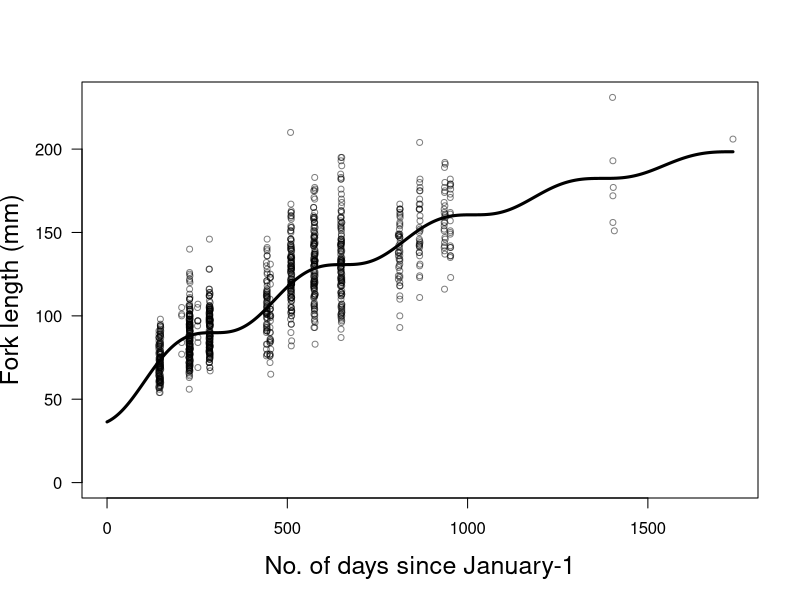
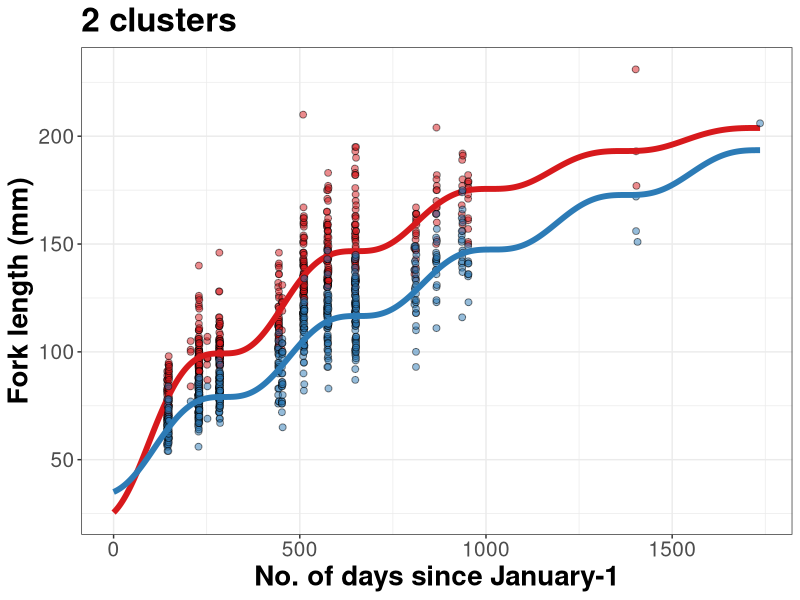
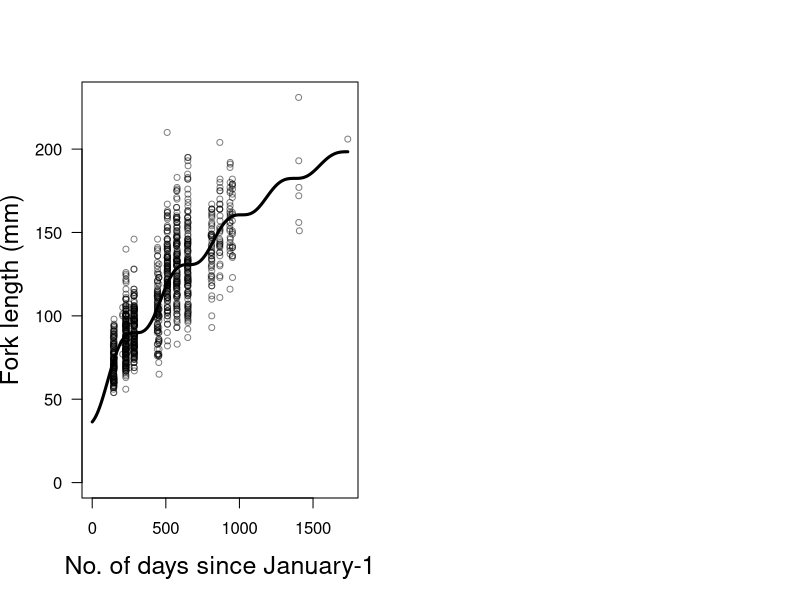
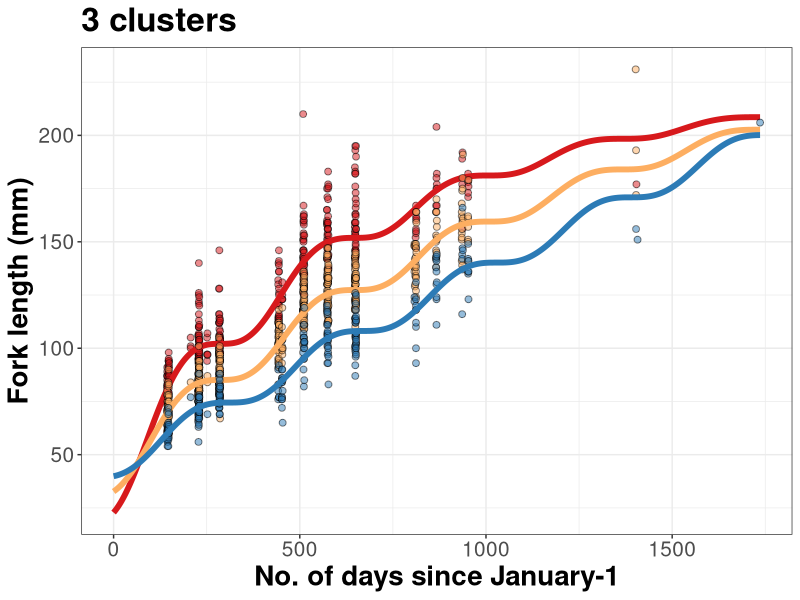

Generate these figures, in order, with R: (Note: this script raises an error after producing the figures.)
## ---- chunk 1
knitr::opts_chunk$set(echo = TRUE)
## ---- chunk 2

# reset environment
rm(list=ls(all.names=T))

# load package
library("dplyr")
require(ggplot2)
require(flexmix)
library(RColorBrewer)

# plot setting
theme_set(
  theme_bw() +
    theme(title = element_text(size=20, family="sans", face="bold"),
          axis.title = element_text(size=20, family="sans", face="bold"),
          axis.text = element_text(size=15, family="sans"),
          legend.title = element_text(size = 15, family="sans", face="bold"),
          legend.text = element_text(size = 15, family="sans"),
          legend.position = 'right')
  )

## ---- chunk 3

# copy iput file
# file.copy("/Users/nodashouhei/R/20240802_WRFS_Omi_mark-recapture/output/id_list.csv","./input_data/id_list.csv")
# file.copy("/Users/nodashouhei/R/20240802_WRFS_Omi_mark-recapture/output/rawdata_filtered.csv","./input_data/rawdata_filtered.csv")

# AIC and BIC list
aic_bic <- data.frame(clu = c(),
                      aic = c(),
                      bic = c())

## ---- chunk 4
# number of k
kk <- 2

# output name
csv_name <- paste("./output/k", kk, "_data.csv", sep = "")

# read data
data <- read.csv("input_data/rawdata_filtered.csv")

# filtering
# remove individuals only captured once
data <- data %>%
  filter(cohort == 2016,
         treatment == 'early' | treatment == 'late' | treatment == 'control')

## von bertalanffy growth model ----------------------------------------------
sbgm <- function(lmax,lmin,a1,theta,t0=0,t){
  (lt <- lmax-(lmax-lmin)*exp(-a1*(t-t0)-180*a1/pi*(cos(pi*(t0+theta)/180)-cos(pi*(t+theta)/180))))
}

# functions
llsbgm <- function(para,data){
  lmax <- exp(para[1])
  lmin <- exp(para[2])
  a1 <- exp(para[3])
  theta <- para[4]
  t <- data[,1]
  lobs <- data[,2]
  ll <- -log(dnorm(log(lobs),log(sbgm(lmax,lmin,a1,theta,t=t)),sd=sd(log(lobs))))
  sum(ll)
}

llsbgm2 <- function(para,data){
  lmax <- exp(para[1])
  lmin <- exp(para[2])
  a1 <- exp(para[3])
  theta <- para[4]
  t <- data[,1]
  lobs <- data[,2]
  ll <- -log(dnorm(log(lobs),log(sbgm(lmax,lmin,a1,theta,t=t)),sd=sd(log(lobs))))
  ll
}

ipara <- c(log(max(data$fl)),log(min(data$fl)),log(1.7E-4),0)

lmax <- exp(ipara[1])
lmin <- exp(ipara[2])
a1 <- exp(ipara[3])
theta <- ipara[4]

t <- seq(0,max(data$days_from_hatching),by=1)

llsbgm(ipara,data[,c("days_from_hatching","fl")])
summary(llsbgm2(ipara,data[,c("days_from_hatching","fl")]))

# single cluster (Models that do not assume growth classes)
res <- optim(ipara,llsbgm,data=data[,c("days_from_hatching","fl")])

#AIC
sum(res$value)+2*5
#BIC
sum(res$value)+5*log(nrow(data))

lmax <- exp(res$par[1])
lmin <- exp(res$par[2])
a1 <- exp(res$par[3])
theta <- res$par[4]

# plot
plot(t,sbgm(lmax,lmin,a1,theta,t=t), type="l", lwd = 3, ylim=c(0,max(data$fl)), 
     font.lab=1,
     xlab="No. of days since January-1",ylab="Fork length (mm)",
     cex.lab=1.5, cex.axis=1, las=1)
points(fl~days_from_hatching,data=data,
       cex=0.8, col=rgb(0, 0, 0,　alpha=0.5))

data$predfl <- sbgm(lmax,lmin,a1,theta,t=data$days_from_hatching)
data$resid <- log(data$fl)-log(data$predfl)

# model
m1 <- FLXMRglm(resid~1,family="gaussian")

set.seed(1)

mp2 <- flexmix(.~.|id, data=data, model=list(m1), k=kk, 
               control=list(iter=200,minprior=0,nrep=3,classify="random"))

# show summary
summary(mp2)

data$cluster <- clusters(mp2)

k <- sort(unique(data$cluster))

ipara <- res$par
uid <- sort(unique(data$id))

ll <- as.numeric()
oll <- 1
set.seed(1)
while(abs(sum(ll)-sum(oll))>0.1){
  # M step
  oll <- ll
  ll <- as.numeric()
  estpara <- as.numeric()
  for(cl in k){
    res <- optim(ipara,llsbgm,data=data[data$cluster==cl,c("days_from_hatching","fl")])
    estpara <- rbind(estpara,res$par)
    data[,paste("ll",cl,sep="-")]<- llsbgm2(res$par,data[,c("days_from_hatching","fl")])
    ll <- c(ll,res$value)
  }
}
data$ocluster <- data$cluster
# E step
for(cid in uid){
  dmy <- data[data$id==cid,]
  cll <- apply(dmy[,paste("ll",k,sep="-")],2,sum)
  data[data$id==cid,]$cluster <- which(cll==min(cll))
}
print(c(sum(ll),sum(oll)))


data$ocluster <- data$cluster

#AIC
aic <- sum(ll)+2*max(k)*5
#BIC
bic <- sum(ll)+max(k)*5*log(nrow(data))

# make new data frame
add_data <- data.frame(clu = kk,
                       aic = aic,
                       bic = bic)
aic_bic <- rbind(aic_bic, add_data)

# sorting
par(mfrow=c(1,max(k)))

# make new data frame
ocluster <- c()
max_len <- c()
clu_max_len <- data.frame(ocluster,max_len)

for(ocluster in k){
  tmp = data[data$ocluster==ocluster,]
  tmp = tmp[tmp$days_from_hatching<300,]
  max_len = max(tmp$fl)
  # make new data frame
  add_data <- data.frame(ocluster, max_len)
  clu_max_len <- rbind(clu_max_len, add_data)
}


# sort by max length
clu_max_len <- clu_max_len[order(clu_max_len$max_len, decreasing=T),]
# create a sequential list
x <- 1:kk
# make new data frame
add_data <- data.frame(x)
names(add_data) <- c("ocluster_rename")
# bind
clu_max_len <- cbind(clu_max_len, add_data)
# merge
data <- left_join(data, clu_max_len, by=c("ocluster"="ocluster"))

# Change the order of the growth curves
# merge a sequential list
estpara2 <- cbind(estpara, x)
# make new data frame
estpara2 <- data.frame(estpara2)
# merge
estpara2 <- left_join(estpara2, clu_max_len, by=c("x"="ocluster"))
# sort
estpara2 <- estpara2[order(estpara2$ocluster_rename),]
# remove columns
estpara2 <- estpara2[,-5]
# convert matrix
estpara2 <- matrix(as.matrix(estpara2), nrow(estpara2), ncol(estpara2))

### plot growth history
kkk <- max(k)
if (max(k) == kk) {
  num_lis <- seq(1,kk,1)
} else {
  num_lis <- seq(1,kkk,1)
}

# plot
# color list
cb = brewer.pal(4, "RdYlBu")
cb = c("#D7191C","#2C7BB6")

g <- ggplot(NULL)
for(i in num_lis) {
  # data
  growth_curve <- tibble(
    t = t,
    fl = sbgm(exp(estpara2[i,1]), 
              exp(estpara2[i,2]), 
              exp(estpara2[i,3]), 
              estpara2[i,4], 
              t=t))
  # plot
  g <- g +
    geom_point(data = data[data$ocluster_rename==i,],
               aes(x = days_from_hatching, y = fl), 
               size = 2, alpha = 0.5, fill = cb[i],
               shape = 21, colour = "black") +
    geom_line(data = growth_curve, aes(x = t, y = fl),
              linewidth = 2, alpha=1, col = cb[i]) +
    labs(title = paste0(as.character(i), " clusters"), 
         x = "No. of days since January-1", 
         y = "Fork length (mm)")
}
g

# out to csv
data2 <- aggregate(ocluster_rename~id,data,unique)
write.csv(data2,csv_name, row.names = FALSE)

count(data2, ocluster_rename)
## ---- chunk 5
# number of k
kk <- 3

# output name
csv_name <- paste("./output/k", kk, "_data.csv", sep = "")

# read data
data <- read.csv("input_data/rawdata_filtered.csv")

# filtering
# remove individuals only captured once
data <- data %>%
  filter(cohort == 2016,
         treatment == 'early' | treatment == 'late' | treatment == 'control')

## von bertalanffy growth model ----------------------------------------------
sbgm <- function(lmax,lmin,a1,theta,t0=0,t){
  (lt <- lmax-(lmax-lmin)*exp(-a1*(t-t0)-180*a1/pi*(cos(pi*(t0+theta)/180)-cos(pi*(t+theta)/180))))
}

# functions
llsbgm <- function(para,data){
  lmax <- exp(para[1])
  lmin <- exp(para[2])
  a1 <- exp(para[3])
  theta <- para[4]
  t <- data[,1]
  lobs <- data[,2]
  ll <- -log(dnorm(log(lobs),log(sbgm(lmax,lmin,a1,theta,t=t)),sd=sd(log(lobs))))
  sum(ll)
}

llsbgm2 <- function(para,data){
  lmax <- exp(para[1])
  lmin <- exp(para[2])
  a1 <- exp(para[3])
  theta <- para[4]
  t <- data[,1]
  lobs <- data[,2]
  ll <- -log(dnorm(log(lobs),log(sbgm(lmax,lmin,a1,theta,t=t)),sd=sd(log(lobs))))
  ll
}

ipara <- c(log(max(data$fl)),log(min(data$fl)),log(1.7E-4),0)

lmax <- exp(ipara[1])
lmin <- exp(ipara[2])
a1 <- exp(ipara[3])
theta <- ipara[4]

t <- seq(0,max(data$days_from_hatching),by=1)

llsbgm(ipara,data[,c("days_from_hatching","fl")])
summary(llsbgm2(ipara,data[,c("days_from_hatching","fl")]))

# single cluster (Models that do not assume growth classes)
res <- optim(ipara,llsbgm,data=data[,c("days_from_hatching","fl")])

#AIC
sum(res$value)+2*5
#BIC
sum(res$value)+5*log(nrow(data))

lmax <- exp(res$par[1])
lmin <- exp(res$par[2])
a1 <- exp(res$par[3])
theta <- res$par[4]

# plot
plot(t,sbgm(lmax,lmin,a1,theta,t=t), type="l", lwd = 3, ylim=c(0,max(data$fl)), 
     font.lab=1,
     xlab="No. of days since January-1",ylab="Fork length (mm)",
     cex.lab=1.5, cex.axis=1, las=1)
points(fl~days_from_hatching,data=data,
       cex=0.8, col=rgb(0, 0, 0,　alpha=0.5))

data$predfl <- sbgm(lmax,lmin,a1,theta,t=data$days_from_hatching)
data$resid <- log(data$fl)-log(data$predfl)

# model
m1 <- FLXMRglm(resid~1,family="gaussian")

set.seed(1)

mp2 <- flexmix(.~.|id, data=data, model=list(m1), k=kk, 
               control=list(iter=200,minprior=0,nrep=3,classify="random"))

# show summary
summary(mp2)

data$cluster <- clusters(mp2)

k <- sort(unique(data$cluster))

ipara <- res$par
uid <- sort(unique(data$id))

ll <- as.numeric()
oll <- 1
set.seed(1)
while(abs(sum(ll)-sum(oll))>0.1){
  # M step
  oll <- ll
  ll <- as.numeric()
  estpara <- as.numeric()
  for(cl in k){
    res <- optim(ipara,llsbgm,data=data[data$cluster==cl,c("days_from_hatching","fl")])
    estpara <- rbind(estpara,res$par)
    data[,paste("ll",cl,sep="-")]<- llsbgm2(res$par,data[,c("days_from_hatching","fl")])
    ll <- c(ll,res$value)
  }
}
data$ocluster <- data$cluster
# E step
for(cid in uid){
  dmy <- data[data$id==cid,]
  cll <- apply(dmy[,paste("ll",k,sep="-")],2,sum)
  data[data$id==cid,]$cluster <- which(cll==min(cll))
}
print(c(sum(ll),sum(oll)))


data$ocluster <- data$cluster

#AIC
aic <- sum(ll)+2*max(k)*5
#BIC
bic <- sum(ll)+max(k)*5*log(nrow(data))

# make new data frame
add_data <- data.frame(clu = kk,
                       aic = aic,
                       bic = bic)
aic_bic <- rbind(aic_bic, add_data)

# sorting
par(mfrow=c(1,max(k)))

# make new data frame
ocluster <- c()
max_len <- c()
clu_max_len <- data.frame(ocluster,max_len)

for(ocluster in k){
  tmp = data[data$ocluster==ocluster,]
  tmp = tmp[tmp$days_from_hatching<300,]
  max_len = max(tmp$fl)
  # make new data frame
  add_data <- data.frame(ocluster, max_len)
  clu_max_len <- rbind(clu_max_len, add_data)
}


# sort by max length
clu_max_len <- clu_max_len[order(clu_max_len$max_len, decreasing=T),]
# create a sequential list
x <- 1:kk
# make new data frame
add_data <- data.frame(x)
names(add_data) <- c("ocluster_rename")
# bind
clu_max_len <- cbind(clu_max_len, add_data)
# merge
data <- left_join(data, clu_max_len, by=c("ocluster"="ocluster"))

# Change the order of the growth curves
# merge a sequential list
estpara2 <- cbind(estpara, x)
# make new data frame
estpara2 <- data.frame(estpara2)
# merge
estpara2 <- left_join(estpara2, clu_max_len, by=c("x"="ocluster"))
# sort
estpara2 <- estpara2[order(estpara2$ocluster_rename),]
# remove columns
estpara2 <- estpara2[,-5]
# convert matrix
estpara2 <- matrix(as.matrix(estpara2), nrow(estpara2), ncol(estpara2))

### plot growth history
kkk <- max(k)
if (max(k) == kk) {
  num_lis <- seq(1,kk,1)
} else {
  num_lis <- seq(1,kkk,1)
}

# plot
# color list
cb = brewer.pal(4, "RdYlBu")
cb = c("#D7191C","#FDAE61","#2C7BB6")

g <- ggplot(NULL)
for(i in num_lis) {
  # data
  growth_curve <- tibble(
    t = t,
    fl = sbgm(exp(estpara2[i,1]), 
              exp(estpara2[i,2]), 
              exp(estpara2[i,3]), 
              estpara2[i,4], 
              t=t))
  # plot
  g <- g +
    geom_point(data = data[data$ocluster_rename==i,],
               aes(x = days_from_hatching, y = fl), 
               size = 2, alpha = 0.5, fill = cb[i],
               shape = 21, colour = "black") +
    geom_line(data = growth_curve, aes(x = t, y = fl),
              linewidth = 2, alpha=1, col = cb[i]) +
    labs(title = paste0(as.character(i), " clusters"), 
         x = "No. of days since January-1", 
         y = "Fork length (mm)")
}
g

# out to csv
data2 <- aggregate(ocluster_rename~id,data,unique)
write.csv(data2,csv_name, row.names = FALSE)

count(data2, ocluster_rename)
## ---- chunk 6
# number of k
kk <- 4

# output name
csv_name <- paste("./output/k", kk, "_data.csv", sep = "")

# read data
data <- read.csv("input_data/rawdata_filtered.csv")

# filtering
# remove individuals only captured once
data <- data %>%
  filter(cohort == 2016,
         treatment == 'early' | treatment == 'late' | treatment == 'control')

## von bertalanffy growth model ----------------------------------------------
sbgm <- function(lmax,lmin,a1,theta,t0=0,t){
  (lt <- lmax-(lmax-lmin)*exp(-a1*(t-t0)-180*a1/pi*(cos(pi*(t0+theta)/180)-cos(pi*(t+theta)/180))))
}

# functions
llsbgm <- function(para,data){
  lmax <- exp(para[1])
  lmin <- exp(para[2])
  a1 <- exp(para[3])
  theta <- para[4]
  t <- data[,1]
  lobs <- data[,2]
  ll <- -log(dnorm(log(lobs),log(sbgm(lmax,lmin,a1,theta,t=t)),sd=sd(log(lobs))))
  sum(ll)
}

llsbgm2 <- function(para,data){
  lmax <- exp(para[1])
  lmin <- exp(para[2])
  a1 <- exp(para[3])
  theta <- para[4]
  t <- data[,1]
  lobs <- data[,2]
  ll <- -log(dnorm(log(lobs),log(sbgm(lmax,lmin,a1,theta,t=t)),sd=sd(log(lobs))))
  ll
}

ipara <- c(log(max(data$fl)),log(min(data$fl)),log(1.7E-4),0)

lmax <- exp(ipara[1])
lmin <- exp(ipara[2])
a1 <- exp(ipara[3])
theta <- ipara[4]

t <- seq(0,max(data$days_from_hatching),by=1)

llsbgm(ipara,data[,c("days_from_hatching","fl")])
summary(llsbgm2(ipara,data[,c("days_from_hatching","fl")]))

# single cluster (Models that do not assume growth classes)
res <- optim(ipara,llsbgm,data=data[,c("days_from_hatching","fl")])

#AIC
sum(res$value)+2*5
#BIC
sum(res$value)+5*log(nrow(data))

lmax <- exp(res$par[1])
lmin <- exp(res$par[2])
a1 <- exp(res$par[3])
theta <- res$par[4]

# plot
plot(t,sbgm(lmax,lmin,a1,theta,t=t), type="l", lwd = 3, ylim=c(0,max(data$fl)), 
     font.lab=1,
     xlab="No. of days since January-1",ylab="Fork length (mm)",
     cex.lab=1.5, cex.axis=1, las=1)
points(fl~days_from_hatching,data=data,
       cex=0.8, col=rgb(0, 0, 0,　alpha=0.5))

data$predfl <- sbgm(lmax,lmin,a1,theta,t=data$days_from_hatching)
data$resid <- log(data$fl)-log(data$predfl)

# model
m1 <- FLXMRglm(resid~1,family="gaussian")

set.seed(1)

mp2 <- flexmix(.~.|id, data=data, model=list(m1), k=kk, 
               control=list(iter=200,minprior=0,nrep=3,classify="random"))

# show summary
summary(mp2)

data$cluster <- clusters(mp2)

k <- sort(unique(data$cluster))

ipara <- res$par
uid <- sort(unique(data$id))

ll <- as.numeric()
oll <- 1
set.seed(1)
while(abs(sum(ll)-sum(oll))>0.1){
  # M step
  oll <- ll
  ll <- as.numeric()
  estpara <- as.numeric()
  for(cl in k){
    res <- optim(ipara,llsbgm,data=data[data$cluster==cl,c("days_from_hatching","fl")])
    estpara <- rbind(estpara,res$par)
    data[,paste("ll",cl,sep="-")]<- llsbgm2(res$par,data[,c("days_from_hatching","fl")])
    ll <- c(ll,res$value)
  }
}
data$ocluster <- data$cluster
# E step
for(cid in uid){
  dmy <- data[data$id==cid,]
  cll <- apply(dmy[,paste("ll",k,sep="-")],2,sum)
  data[data$id==cid,]$cluster <- which(cll==min(cll))
}
print(c(sum(ll),sum(oll)))


data$ocluster <- data$cluster

#AIC
aic <- sum(ll)+2*max(k)*5
#BIC
bic <- sum(ll)+max(k)*5*log(nrow(data))

# make new data frame
add_data <- data.frame(clu = kk,
                       aic = aic,
                       bic = bic)
aic_bic <- rbind(aic_bic, add_data)

# sorting
par(mfrow=c(1,max(k)))

# make new data frame
ocluster <- c()
max_len <- c()
clu_max_len <- data.frame(ocluster,max_len)

for(ocluster in k){
  tmp = data[data$ocluster==ocluster,]
  tmp = tmp[tmp$days_from_hatching<300,]
  max_len = max(tmp$fl)
  # make new data frame
  add_data <- data.frame(ocluster, max_len)
  clu_max_len <- rbind(clu_max_len, add_data)
}


# sort by max length
clu_max_len <- clu_max_len[order(clu_max_len$max_len, decreasing=T),]
# create a sequential list
x <- 1:kk
# make new data frame
add_data <- data.frame(x)
names(add_data) <- c("ocluster_rename")
# bind
clu_max_len <- cbind(clu_max_len, add_data)
# merge
data <- left_join(data, clu_max_len, by=c("ocluster"="ocluster"))

# Change the order of the growth curves
# merge a sequential list
estpara2 <- cbind(estpara, x)
# make new data frame
estpara2 <- data.frame(estpara2)
# merge
estpara2 <- left_join(estpara2, clu_max_len, by=c("x"="ocluster"))
# sort
estpara2 <- estpara2[order(estpara2$ocluster_rename),]
# remove columns
estpara2 <- estpara2[,-5]
# convert matrix
estpara2 <- matrix(as.matrix(estpara2), nrow(estpara2), ncol(estpara2))

### plot growth history
kkk <- max(k)
if (max(k) == kk) {
  num_lis <- seq(1,kk,1)
} else {
  num_lis <- seq(1,kkk,1)
}

# plot
# color list
cb = brewer.pal(4, "RdYlBu")
cb = c("#D7191C","#FDAE61","#ABD9E9","#2C7BB6")

g <- ggplot(NULL)
for(i in num_lis) {
  # data
  growth_curve <- tibble(
    t = t,
    fl = sbgm(exp(estpara2[i,1]), 
              exp(estpara2[i,2]), 
              exp(estpara2[i,3]), 
              estpara2[i,4], 
              t=t))
  # plot
  g <- g +
    geom_point(data = data[data$ocluster_rename==i,],
               aes(x = days_from_hatching, y = fl), 
               size = 2, alpha = 0.5, fill = cb[i],
               shape = 21, colour = "black") +
    geom_line(data = growth_curve, aes(x = t, y = fl),
              linewidth = 2, alpha=1, col = cb[i]) +
    labs(title = paste0(as.character(i), " clusters"), 
         x = "No. of days since January-1", 
         y = "Fork length (mm)")
}
g

# out to csv
data2 <- aggregate(ocluster_rename~id,data,unique)
write.csv(data2,csv_name, row.names = FALSE)

count(data2, ocluster_rename)
## ---- chunk 7
# number of k
kk <- 5

# output name
csv_name <- paste("./output/k", kk, "_data.csv", sep = "")

# read data
data <- read.csv("input_data/rawdata_filtered.csv")

# filtering
# remove individuals only captured once
data <- data %>%
  filter(cohort == 2016,
         treatment == 'early' | treatment == 'late' | treatment == 'control')

## von bertalanffy growth model ----------------------------------------------
sbgm <- function(lmax,lmin,a1,theta,t0=0,t){
  (lt <- lmax-(lmax-lmin)*exp(-a1*(t-t0)-180*a1/pi*(cos(pi*(t0+theta)/180)-cos(pi*(t+theta)/180))))
}

# functions
llsbgm <- function(para,data){
  lmax <- exp(para[1])
  lmin <- exp(para[2])
  a1 <- exp(para[3])
  theta <- para[4]
  t <- data[,1]
  lobs <- data[,2]
  ll <- -log(dnorm(log(lobs),log(sbgm(lmax,lmin,a1,theta,t=t)),sd=sd(log(lobs))))
  sum(ll)
}

llsbgm2 <- function(para,data){
  lmax <- exp(para[1])
  lmin <- exp(para[2])
  a1 <- exp(para[3])
  theta <- para[4]
  t <- data[,1]
  lobs <- data[,2]
  ll <- -log(dnorm(log(lobs),log(sbgm(lmax,lmin,a1,theta,t=t)),sd=sd(log(lobs))))
  ll
}

ipara <- c(log(max(data$fl)),log(min(data$fl)),log(1.7E-4),0)

lmax <- exp(ipara[1])
lmin <- exp(ipara[2])
a1 <- exp(ipara[3])
theta <- ipara[4]

t <- seq(0,max(data$days_from_hatching),by=1)

llsbgm(ipara,data[,c("days_from_hatching","fl")])
summary(llsbgm2(ipara,data[,c("days_from_hatching","fl")]))

# single cluster (Models that do not assume growth classes)
res <- optim(ipara,llsbgm,data=data[,c("days_from_hatching","fl")])

#AIC
sum(res$value)+2*5
#BIC
sum(res$value)+5*log(nrow(data))

lmax <- exp(res$par[1])
lmin <- exp(res$par[2])
a1 <- exp(res$par[3])
theta <- res$par[4]

# plot
plot(t,sbgm(lmax,lmin,a1,theta,t=t), type="l", lwd = 3, ylim=c(0,max(data$fl)), 
     font.lab=1,
     xlab="No. of days since January-1",ylab="Fork length (mm)",
     cex.lab=1.5, cex.axis=1, las=1)
points(fl~days_from_hatching,data=data,
       cex=0.8, col=rgb(0, 0, 0,　alpha=0.5))

data$predfl <- sbgm(lmax,lmin,a1,theta,t=data$days_from_hatching)
data$resid <- log(data$fl)-log(data$predfl)

# model
m1 <- FLXMRglm(resid~1,family="gaussian")

set.seed(1)

mp2 <- flexmix(.~.|id, data=data, model=list(m1), k=kk, 
               control=list(iter=200,minprior=0,nrep=3,classify="random"))

# show summary
summary(mp2)

data$cluster <- clusters(mp2)

k <- sort(unique(data$cluster))

ipara <- res$par
uid <- sort(unique(data$id))

ll <- as.numeric()
oll <- 1
set.seed(1)
while(abs(sum(ll)-sum(oll))>0.1){
  # M step
  oll <- ll
  ll <- as.numeric()
  estpara <- as.numeric()
  for(cl in k){
    res <- optim(ipara,llsbgm,data=data[data$cluster==cl,c("days_from_hatching","fl")])
    estpara <- rbind(estpara,res$par)
    data[,paste("ll",cl,sep="-")]<- llsbgm2(res$par,data[,c("days_from_hatching","fl")])
    ll <- c(ll,res$value)
  }
}
data$ocluster <- data$cluster
# E step
for(cid in uid){
  dmy <- data[data$id==cid,]
  cll <- apply(dmy[,paste("ll",k,sep="-")],2,sum)
  data[data$id==cid,]$cluster <- which(cll==min(cll))
}
print(c(sum(ll),sum(oll)))


data$ocluster <- data$cluster

#AIC
aic <- sum(ll)+2*max(k)*5
#BIC
bic <- sum(ll)+max(k)*5*log(nrow(data))

# make new data frame
add_data <- data.frame(clu = kk,
                       aic = aic,
                       bic = bic)
aic_bic <- rbind(aic_bic, add_data)

# sorting
par(mfrow=c(1,max(k)))

# make new data frame
ocluster <- c()
max_len <- c()
clu_max_len <- data.frame(ocluster,max_len)

for(ocluster in k){
  tmp = data[data$ocluster==ocluster,]
  tmp = tmp[tmp$days_from_hatching<300,]
  max_len = max(tmp$fl)
  # make new data frame
  add_data <- data.frame(ocluster, max_len)
  clu_max_len <- rbind(clu_max_len, add_data)
}


# sort by max length
clu_max_len <- clu_max_len[order(clu_max_len$max_len, decreasing=T),]
# create a sequential list
x <- 1:kk
# make new data frame
add_data <- data.frame(x)
names(add_data) <- c("ocluster_rename")
# bind
clu_max_len <- cbind(clu_max_len, add_data)
# merge
data <- left_join(data, clu_max_len, by=c("ocluster"="ocluster"))

# Change the order of the growth curves
# merge a sequential list
estpara2 <- cbind(estpara, x)
# make new data frame
estpara2 <- data.frame(estpara2)
# merge
estpara2 <- left_join(estpara2, clu_max_len, by=c("x"="ocluster"))
# sort
estpara2 <- estpara2[order(estpara2$ocluster_rename),]
# remove columns
estpara2 <- estpara2[,-5]
# convert matrix
estpara2 <- matrix(as.matrix(estpara2), nrow(estpara2), ncol(estpara2))

### plot growth history
kkk <- max(k)
if (max(k) == kk) {
  num_lis <- seq(1,kk,1)
} else {
  num_lis <- seq(1,kkk,1)
}

# plot
# color list
cb = brewer.pal(kk, "RdYlBu")

g <- ggplot(NULL)
for(i in num_lis) {
  # data
  growth_curve <- tibble(
    t = t,
    fl = sbgm(exp(estpara2[i,1]), 
              exp(estpara2[i,2]), 
              exp(estpara2[i,3]), 
              estpara2[i,4], 
              t=t))
  # plot
  g <- g +
    geom_point(data = data[data$ocluster_rename==i,],
               aes(x = days_from_hatching, y = fl), 
               size = 2, alpha = 0.5, fill = cb[i],
               shape = 21, colour = "black") +
    geom_line(data = growth_curve, aes(x = t, y = fl),
              linewidth = 2, alpha=1, col = cb[i]) +
    labs(title = paste0(as.character(i), " clusters"), 
         x = "No. of days since January-1", 
         y = "Fork length (mm)")
}
g

# out to csv
data2 <- aggregate(ocluster_rename~id,data,unique)
write.csv(data2,csv_name, row.names = FALSE)

count(data2, ocluster_rename)
## ---- chunk 8
# number of k
kk <- 6

# output name
csv_name <- paste("./output/k", kk, "_data.csv", sep = "")

# read data
data <- read.csv("input_data/rawdata_filtered.csv")

# filtering
# remove individuals only captured once
data <- data %>%
  filter(cohort == 2016,
         treatment == 'early' | treatment == 'late' | treatment == 'control')

## von bertalanffy growth model ----------------------------------------------
sbgm <- function(lmax,lmin,a1,theta,t0=0,t){
  (lt <- lmax-(lmax-lmin)*exp(-a1*(t-t0)-180*a1/pi*(cos(pi*(t0+theta)/180)-cos(pi*(t+theta)/180))))
}

# functions
llsbgm <- function(para,data){
  lmax <- exp(para[1])
  lmin <- exp(para[2])
  a1 <- exp(para[3])
  theta <- para[4]
  t <- data[,1]
  lobs <- data[,2]
  ll <- -log(dnorm(log(lobs),log(sbgm(lmax,lmin,a1,theta,t=t)),sd=sd(log(lobs))))
  sum(ll)
}

llsbgm2 <- function(para,data){
  lmax <- exp(para[1])
  lmin <- exp(para[2])
  a1 <- exp(para[3])
  theta <- para[4]
  t <- data[,1]
  lobs <- data[,2]
  ll <- -log(dnorm(log(lobs),log(sbgm(lmax,lmin,a1,theta,t=t)),sd=sd(log(lobs))))
  ll
}

ipara <- c(log(max(data$fl)),log(min(data$fl)),log(1.7E-4),0)

lmax <- exp(ipara[1])
lmin <- exp(ipara[2])
a1 <- exp(ipara[3])
theta <- ipara[4]

t <- seq(0,max(data$days_from_hatching),by=1)

llsbgm(ipara,data[,c("days_from_hatching","fl")])
summary(llsbgm2(ipara,data[,c("days_from_hatching","fl")]))

# single cluster (Models that do not assume growth classes)
res <- optim(ipara,llsbgm,data=data[,c("days_from_hatching","fl")])

#AIC
sum(res$value)+2*5
#BIC
sum(res$value)+5*log(nrow(data))

lmax <- exp(res$par[1])
lmin <- exp(res$par[2])
a1 <- exp(res$par[3])
theta <- res$par[4]

# plot
plot(t,sbgm(lmax,lmin,a1,theta,t=t), type="l", lwd = 3, ylim=c(0,max(data$fl)), 
     font.lab=1,
     xlab="No. of days since January-1",ylab="Fork length (mm)",
     cex.lab=1.5, cex.axis=1, las=1)
points(fl~days_from_hatching,data=data,
       cex=0.8, col=rgb(0, 0, 0,　alpha=0.5))

data$predfl <- sbgm(lmax,lmin,a1,theta,t=data$days_from_hatching)
data$resid <- log(data$fl)-log(data$predfl)

# model
m1 <- FLXMRglm(resid~1,family="gaussian")

set.seed(1)

mp2 <- flexmix(.~.|id, data=data, model=list(m1), k=kk, 
               control=list(iter=200,minprior=0,nrep=3,classify="random"))

# show summary
summary(mp2)

data$cluster <- clusters(mp2)

k <- sort(unique(data$cluster))

ipara <- res$par
uid <- sort(unique(data$id))

ll <- as.numeric()
oll <- 1
set.seed(1)
while(abs(sum(ll)-sum(oll))>0.1){
  # M step
  oll <- ll
  ll <- as.numeric()
  estpara <- as.numeric()
  for(cl in k){
    res <- optim(ipara,llsbgm,data=data[data$cluster==cl,c("days_from_hatching","fl")])
    estpara <- rbind(estpara,res$par)
    data[,paste("ll",cl,sep="-")]<- llsbgm2(res$par,data[,c("days_from_hatching","fl")])
    ll <- c(ll,res$value)
  }
}
data$ocluster <- data$cluster
# E step
for(cid in uid){
  dmy <- data[data$id==cid,]
  cll <- apply(dmy[,paste("ll",k,sep="-")],2,sum)
  data[data$id==cid,]$cluster <- which(cll==min(cll))
}
print(c(sum(ll),sum(oll)))


data$ocluster <- data$cluster

#AIC
aic <- sum(ll)+2*max(k)*5
#BIC
bic <- sum(ll)+max(k)*5*log(nrow(data))

# make new data frame
add_data <- data.frame(clu = kk,
                       aic = aic,
                       bic = bic)
aic_bic <- rbind(aic_bic, add_data)

# sorting
par(mfrow=c(1,max(k)))

# make new data frame
ocluster <- c()
max_len <- c()
clu_max_len <- data.frame(ocluster,max_len)

for(ocluster in k){
  tmp = data[data$ocluster==ocluster,]
  tmp = tmp[tmp$days_from_hatching<300,]
  max_len = max(tmp$fl)
  # make new data frame
  add_data <- data.frame(ocluster, max_len)
  clu_max_len <- rbind(clu_max_len, add_data)
}


# sort by max length
clu_max_len <- clu_max_len[order(clu_max_len$max_len, decreasing=T),]
# create a sequential list
x <- 1:kk
# make new data frame
add_data <- data.frame(x)
names(add_data) <- c("ocluster_rename")
# bind
clu_max_len <- cbind(clu_max_len, add_data)
# merge
data <- left_join(data, clu_max_len, by=c("ocluster"="ocluster"))

# Change the order of the growth curves
# merge a sequential list
estpara2 <- cbind(estpara, x)
# make new data frame
estpara2 <- data.frame(estpara2)
# merge
estpara2 <- left_join(estpara2, clu_max_len, by=c("x"="ocluster"))
# sort
estpara2 <- estpara2[order(estpara2$ocluster_rename),]
# remove columns
estpara2 <- estpara2[,-5]
# convert matrix
estpara2 <- matrix(as.matrix(estpara2), nrow(estpara2), ncol(estpara2))

### plot growth history
kkk <- max(k)
if (max(k) == kk) {
  num_lis <- seq(1,kk,1)
} else {
  num_lis <- seq(1,kkk,1)
}

# plot
# color list
cb = brewer.pal(kk, "RdYlBu")

g <- ggplot(NULL)
for(i in num_lis) {
  # data
  growth_curve <- tibble(
    t = t,
    fl = sbgm(exp(estpara2[i,1]), 
              exp(estpara2[i,2]), 
              exp(estpara2[i,3]), 
              estpara2[i,4], 
              t=t))
  # plot
  g <- g +
    geom_point(data = data[data$ocluster_rename==i,],
               aes(x = days_from_hatching, y = fl), 
               size = 2, alpha = 0.5, fill = cb[i],
               shape = 21, colour = "black") +
    geom_line(data = growth_curve, aes(x = t, y = fl),
              linewidth = 2, alpha=1, col = cb[i]) +
    labs(title = paste0(as.character(i), " clusters"), 
         x = "No. of days since January-1", 
         y = "Fork length (mm)")
}
g

# out to csv
data2 <- aggregate(ocluster_rename~id,data,unique)
write.csv(data2,csv_name, row.names = FALSE)

count(data2, ocluster_rename)
## ---- chunk 9

aic_bic
# save csv
write.csv(aic_bic, "output/flexmix_bic.csv")

# plot 
ggplot(aic_bic,aes(x=clu,y=bic)) +
  geom_line(linewidth = 2) +
  geom_point(size = 5) + 
  xlab("Number of cluster") +
  ylab("BIC")

## ---- chunk 10
# read data
d0 <- read.csv("./input_data/rawdata_filtered.csv")
d_gc <- read.csv("./output/k3_data.csv")

# filtering
d1 <- d0 %>% 
  left_join(d_gc, by="id") %>%
  filter(ocluster_rename %in% c(1,2,3)) %>% 
  mutate(growth = as.character(ocluster_rename))

# plot
color_list = brewer.pal(4, "RdYlBu") # color list
color_list = c("#D7191C","#FDAE61","#2C7BB6")

g <- ggplot(NULL) +
  geom_line(data = d1, aes(x = days_from_hatching, y = fl, 
                           group = id, color = growth),
              linewidth = 0.5, alpha=0.8) +
    labs(x = "No. of days since January-1", 
         y = "Fork length (mm)") +
  scale_color_manual('glowth cluster: ', values = color_list) +
  theme(legend.position = 'top')
g
